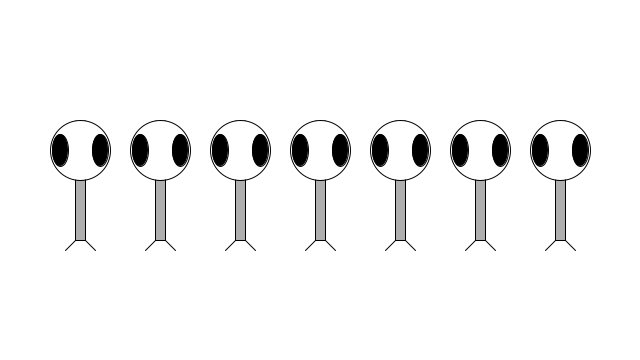
Frame 1 (no input)
Frame 60 (the mouse pressed at the canvas centre just before this capture): identical to frame 1, image omitted
Frame 120 (the mouse held since frame 60 and released just before this capture): identical to frame 1, image omitted

The Processing sketch that drew this single still picture (run headless with seeded random() and noise(); from frame 60 on, the mouse is pressed at the canvas centre):

// Processing sketch: example_06_11_many_zoogs
// ── example_06_11_many_zoogs.pde
// Learning Processing
// Daniel Shiffman
// http://www.learningprocessing.com

// Example 6-11: Multiple Zoogs

int w = 60;
int h = 60;
int eyeSize = 16;

void setup() {
  size(640,360);
}

void draw() {
  background(255);
  
  ellipseMode(CENTER);
  rectMode(CENTER);
  
  int y = height/2;
  
  // Multiple versions of Zoog
  // The variable x is now included in a for loop, in order to iterate and display multiple Zoogs!
  for (int x = 80; x < width; x += 80) { 
    
    // Draw Zoog's body
    stroke(0);
    fill(175);
    rect(x,y,w/6,h*2);
    
    // Draw Zoog's head
    fill(255);
    ellipse(x,y-h/2,w,h);
    
    // Draw Zoog's eyes
    fill(0);
    ellipse(x-w/3,y-h/2,eyeSize,eyeSize*2);
    ellipse(x+w/3,y-h/2,eyeSize,eyeSize*2);
    
    // Draw Zoog's legs
    stroke(0);
    line(x-w/12,y+h,x-w/4,y+h+10);
    line(x+w/12,y+h,x+w/4,y+h+10); 
  }
  
}
